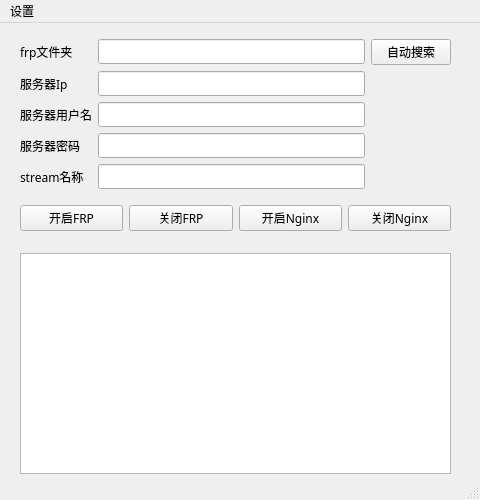
<?xml version="1.0" encoding="UTF-8"?>
<ui version="4.0">
 <class>mainWindow</class>
 <widget class="QMainWindow" name="mainWindow">
  <property name="enabled">
   <bool>true</bool>
  </property>
  <property name="geometry">
   <rect>
    <x>0</x>
    <y>0</y>
    <width>480</width>
    <height>500</height>
   </rect>
  </property>
  <property name="sizePolicy">
   <sizepolicy hsizetype="Fixed" vsizetype="Fixed">
    <horstretch>0</horstretch>
    <verstretch>0</verstretch>
   </sizepolicy>
  </property>
  <property name="font">
   <font>
    <family>华文隶书</family>
    <weight>50</weight>
    <bold>false</bold>
   </font>
  </property>
  <property name="windowTitle">
   <string>FRP管理</string>
  </property>
  <property name="windowIcon">
   <iconset>
    <normaloff>../icon/wfl.jpg</normaloff>../icon/wfl.jpg</iconset>
  </property>
  <widget class="QWidget" name="centralwidget">
   <widget class="QTextEdit" name="outPrint">
    <property name="geometry">
     <rect>
      <x>20</x>
      <y>230</y>
      <width>431</width>
      <height>221</height>
     </rect>
    </property>
    <property name="readOnly">
     <bool>true</bool>
    </property>
   </widget>
   <widget class="QWidget" name="layoutWidget">
    <property name="geometry">
     <rect>
      <x>20</x>
      <y>180</y>
      <width>431</width>
      <height>31</height>
     </rect>
    </property>
    <layout class="QGridLayout" name="gridLayout_2">
     <item row="0" column="0">
      <widget class="QPushButton" name="frpOn">
       <property name="text">
        <string>开启FRP</string>
       </property>
      </widget>
     </item>
     <item row="0" column="1">
      <widget class="QPushButton" name="frpOff">
       <property name="text">
        <string>关闭FRP</string>
       </property>
      </widget>
     </item>
     <item row="0" column="2">
      <widget class="QPushButton" name="nginxOn">
       <property name="text">
        <string>开启Nginx</string>
       </property>
      </widget>
     </item>
     <item row="0" column="3">
      <widget class="QPushButton" name="nginxOff">
       <property name="text">
        <string>关闭Nginx</string>
       </property>
      </widget>
     </item>
    </layout>
   </widget>
   <widget class="QWidget" name="">
    <property name="geometry">
     <rect>
      <x>20</x>
      <y>16</y>
      <width>431</width>
      <height>151</height>
     </rect>
    </property>
    <layout class="QGridLayout" name="gridLayout">
     <item row="0" column="0">
      <widget class="QLabel" name="firName">
       <property name="text">
        <string>frp文件夹</string>
       </property>
      </widget>
     </item>
     <item row="0" column="1">
      <widget class="QLineEdit" name="dirNameEdit">
       <property name="enabled">
        <bool>true</bool>
       </property>
       <property name="text">
        <string/>
       </property>
       <property name="dragEnabled">
        <bool>false</bool>
       </property>
       <property name="readOnly">
        <bool>false</bool>
       </property>
      </widget>
     </item>
     <item row="0" column="2">
      <widget class="QPushButton" name="autoSearch">
       <property name="text">
        <string>自动搜索</string>
       </property>
      </widget>
     </item>
     <item row="1" column="0">
      <widget class="QLabel" name="serverIp">
       <property name="text">
        <string>服务器Ip</string>
       </property>
      </widget>
     </item>
     <item row="1" column="1">
      <widget class="QLineEdit" name="serverIpEdit">
       <property name="text">
        <string/>
       </property>
      </widget>
     </item>
     <item row="2" column="0">
      <widget class="QLabel" name="serverUser">
       <property name="text">
        <string>服务器用户名</string>
       </property>
      </widget>
     </item>
     <item row="2" column="1">
      <widget class="QLineEdit" name="serverUserEdit">
       <property name="text">
        <string/>
       </property>
      </widget>
     </item>
     <item row="3" column="0">
      <widget class="QLabel" name="serverPassword">
       <property name="text">
        <string>服务器密码</string>
       </property>
      </widget>
     </item>
     <item row="3" column="1">
      <widget class="QLineEdit" name="serverPasswordEdit">
       <property name="text">
        <string/>
       </property>
      </widget>
     </item>
     <item row="4" column="0">
      <widget class="QLabel" name="nginxStream">
       <property name="text">
        <string>stream名称</string>
       </property>
      </widget>
     </item>
     <item row="4" column="1">
      <widget class="QLineEdit" name="nginxStreamEdit">
       <property name="text">
        <string/>
       </property>
      </widget>
     </item>
    </layout>
   </widget>
  </widget>
  <widget class="QMenuBar" name="menubar">
   <property name="geometry">
    <rect>
     <x>0</x>
     <y>0</y>
     <width>480</width>
     <height>18</height>
    </rect>
   </property>
   <widget class="QMenu" name="menu">
    <property name="title">
     <string>设置</string>
    </property>
    <addaction name="separator"/>
    <addaction name="actionopenConf"/>
   </widget>
   <addaction name="menu"/>
  </widget>
  <widget class="QStatusBar" name="statusbar"/>
  <action name="actionopenConf">
   <property name="text">
    <string>打开配置文件</string>
   </property>
  </action>
 </widget>
 <resources/>
 <connections/>
</ui>
